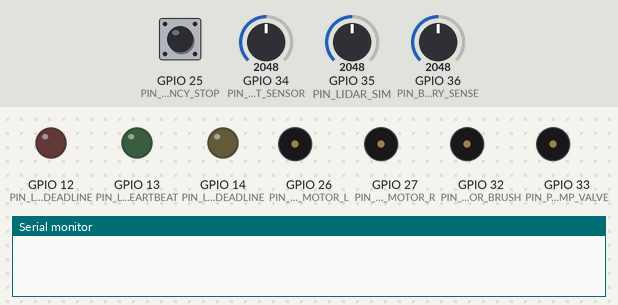
A sketch run on a simulated ESP32. On the bench: output pins drawn as LEDs (lit = HIGH), buzzer (waves = sounding, pin HIGH), the last lines printed to the serial monitor. Dashed ring = blinking. Inputs (shaded band) come from the test bench; at power-on: GPIO 35 (PIN_LIDAR_SIM) = 2048, GPIO 25 (PIN_EMERGENCY_STOP) HIGH, GPIO 34 (PIN_DUST_SENSOR) = 2048, GPIO 36 (PIN_BATTERY_SENSE) = 2048.

Above: at 0.0 s.
At 1.39 s:
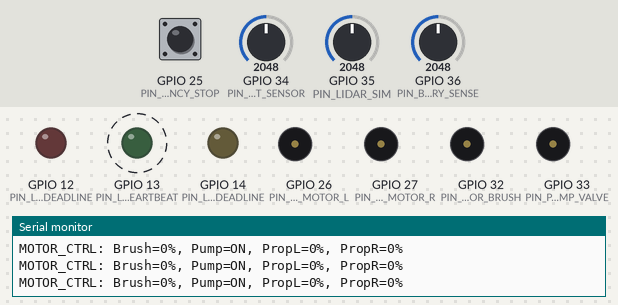
1.4 s: GPIO 35 (PIN_LIDAR_SIM) set to 491
At 2.19 s:
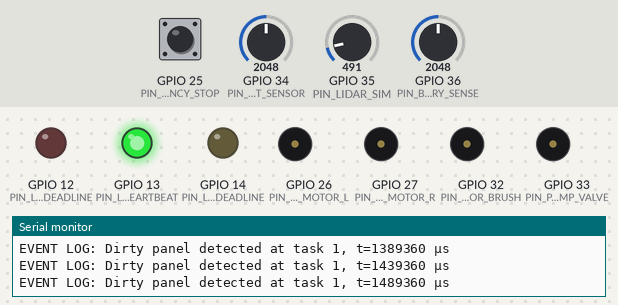
4.4 s: GPIO 25 (PIN_EMERGENCY_STOP) pulled LOW for 0.15 s
Timing chart, 0 to 13.4 s (numbered marks = the images above; inputs shaded):
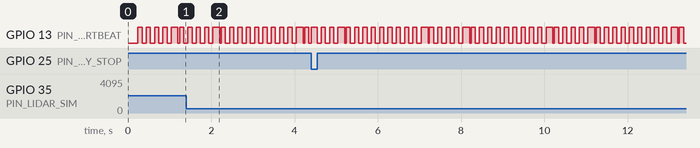

Measured:
- by itself, GPIO 13 (PIN_LED_HEARTBEAT): moves between LOW and HIGH, repeating every 3.0 s

The sketch:

main.ino
```cpp
/*
   ============================================================================
   AUTONOMOUS SOLAR PANEL CLEANING DRONE - REAL-TIME SYSTEM
   Company Context: Icarus Systems
   Product: Autonomous Water-Spraying Brush Drone for Solar Panel Maintenance

   System Overview:
   - Multi-rotor drone with onboard water tank
   - Ultrasonic dust/dirt sensor to detect contamination
   - Brush motor control for cleaning
   - Water pump solenoid valve for spray delivery
   - Real-time obstacle avoidance (LiDAR simulation)
   - Safety: Emergency stop and landing protocol

   Real-Time Requirements:
   - HARD RT: Motor control updates (CTRL_PERIOD_MS = 20ms)
   - HARD RT: Emergency stop response (ISR latency < 5ms)
   - HARD RT: Sensor fusion (SENSOR_PERIOD_MS = 50ms)
   - SOFT RT: Telemetry logging (TELEMETRY_PERIOD_MS = 1000ms)
   - SOFT RT: Web status update (HTTP_PERIOD_MS = 2000ms)
   ============================================================================
*/

#include <Arduino.h>
#include <freertos/FreeRTOS.h>
#include <freertos/task.h>
#include <freertos/queue.h>
#include <freertos/semphr.h>
#include <esp_timer.h>

/* ========== HARDWARE PIN DEFINITIONS ========== */
#define PIN_MOTOR_BRUSH       32   // Brush motor PWM (GPIO32)
#define PIN_PUMP_VALVE        33   // Water pump solenoid (GPIO33)
#define PIN_PROP_MOTOR_L      26   // Left propeller motor (GPIO26)
#define PIN_PROP_MOTOR_R      27   // Right propeller motor (GPIO27)
#define PIN_DUST_SENSOR       34   // Ultrasonic dust sensor ADC (GPIO34 - ADC pin)
#define PIN_LIDAR_SIM         35   // LiDAR obstacle detection (GPIO35 - ADC pin)
#define PIN_EMERGENCY_STOP    25   // Emergency stop button (GPIO25 - Pull-up)
#define PIN_LED_HEARTBEAT     13   // Status heartbeat LED (GPIO13)
#define PIN_LED_HARD_DEADLINE 12   // Hard deadline compliance indicator (GPIO12)
#define PIN_LED_SOFT_DEADLINE 14   // Soft deadline indicator (GPIO14)
#define PIN_BATTERY_SENSE     36   // Battery voltage sensing (GPIO36 - ADC pin)

/* ========== TIMING PARAMETERS (milliseconds & microseconds) ========== */
#define CTRL_PERIOD_MS        20    // Motor control: HARD DEADLINE - safety critical
#define SENSOR_PERIOD_MS      50    // Sensor fusion: HARD DEADLINE - safety critical
#define OBSTACLE_PERIOD_MS    30    // Obstacle avoidance: HARD DEADLINE
#define TELEMETRY_PERIOD_MS   1000  // Logging & comms: SOFT DEADLINE
#define STATUS_BLINK_MS       100   // Heartbeat LED: SOFT DEADLINE
#define COMM_PERIOD_MS        2000  // External HTTP/Serial: SOFT DEADLINE

/* ========== DEADLINE ENFORCEMENT ========== */
#define HARD_DEADLINE_MISS_TOLERANCE_US   2000  // 2ms miss = log but continue
#define SOFT_DEADLINE_MISS_TOLERANCE_US   5000  // 5ms miss = log warning

/* ========== SYSTEM STATE & INTER-TASK COMMUNICATION ========== */
typedef struct {
  uint16_t dust_level;        // Dust contamination (0-4095 from ADC)
  uint16_t obstacle_distance; // LiDAR distance simulation
  uint16_t battery_voltage;   // Battery in millivolts
  uint8_t motor_brush_pwm;    // Brush motor PWM (0-255)
  uint8_t pump_valve_state;   // Pump state (0=off, 1=on)
  uint8_t prop_thrust_L;      // Left propeller thrust (0-255)
  uint8_t prop_thrust_R;      // Right propeller thrust (0-255)
  uint32_t timestamp_us;      // Microsecond timestamp from esp_timer_get_time()
  uint8_t system_healthy;     // Overall health flag
} SystemState_t;

typedef struct {
  uint32_t task_id;           // Which task/ISR triggered
  uint64_t timestamp_us;      // Event timestamp
  uint8_t event_code;         // Event type
} Event_t;

/* ========== FREERTOS OBJECTS ========== */
TaskHandle_t xTaskMotorControl = NULL;
TaskHandle_t xTaskSensorFusion = NULL;
TaskHandle_t xTaskObstacleAvoid = NULL;
TaskHandle_t xTaskTelemetry = NULL;
TaskHandle_t xTaskHeartbeat = NULL;

QueueHandle_t xEventQueue = NULL;       // Inter-task event communication
QueueHandle_t xTelemetryQueue = NULL;   // Data for external logging

SemaphoreHandle_t xMutexSystemState = NULL;  // Protect SystemState_t
SemaphoreHandle_t xBinarySemEmergency = NULL; // Emergency stop signal
SemaphoreHandle_t xBinarySemMotorReady = NULL; // Motor initialization done

SystemState_t gSystemState = {0};       // Global shared system state
volatile uint64_t gTaskStartTime_us[5] = {0}; // For deadline monitoring
volatile uint32_t gDeadlineMisses = 0;  // Count hard deadline violations

/* ========== UART LOGGING ========== */
void log_msg(const char *prefix, const char *msg) {
  uint64_t now_us = esp_timer_get_time();
  Serial.printf("[%llu us] %s: %s\n", now_us, prefix, msg);
}

void log_deadline_check(uint8_t task_id, uint64_t deadline_us, uint8_t is_hard) {
  uint64_t elapsed = esp_timer_get_time() - gTaskStartTime_us[task_id];
  const char *deadline_type = is_hard ? "HARD" : "SOFT";
  if (elapsed > deadline_us) {
    Serial.printf("[DEADLINE MISS] Task %d (%s): elapsed=%llu us, deadline=%llu us, overage=%llu us\n",
                  task_id, deadline_type, elapsed, deadline_us, elapsed - deadline_us);
    if (is_hard) gDeadlineMisses++;
    digitalWrite(PIN_LED_HARD_DEADLINE, is_hard);
  }
}

/* ========== INTERRUPT SERVICE ROUTINE: Emergency Stop Button ========== */
/* HARD DEADLINE: ISR must respond within 5µs and signal main tasks within 50µs */
volatile uint8_t gEmergencyStopTriggered = 0;

void IRAM_ATTR ISR_EmergencyStop() {
  // ISR latency < 1µs on ESP32 (IRAM placement)
  gEmergencyStopTriggered = 1;

  // Immediately cut motor signals
  ledcWrite(PIN_MOTOR_BRUSH, 0);      // Kill brush motor
  ledcWrite(PIN_PUMP_VALVE, 0);       // Kill pump
  ledcWrite(PIN_PROP_MOTOR_L, 0);     // Kill left prop
  ledcWrite(PIN_PROP_MOTOR_R, 0);     // Kill right prop

  // Signal binary semaphore to wakeup motor task
  BaseType_t xHigherPriorityTaskWoken = pdFALSE;
  xSemaphoreGiveFromISR(xBinarySemEmergency, &xHigherPriorityTaskWoken);

  if (xHigherPriorityTaskWoken) {
    portYIELD_FROM_ISR();
  }

  // Blink LED to indicate emergency state
  digitalWrite(PIN_LED_HEARTBEAT, HIGH);
}

/* ========== TASK 1: MOTOR CONTROL (Priority 4 - HIGHEST) ========== */
/*
   Company Use-Case: Motor actuation for propellers and brush
   HARD DEADLINE: Must complete within 20ms (50Hz update rate)
   Reason: Drone stability requires consistent motor control refresh
   Missing deadline could cause oscillation, instability, or loss of altitude
*/
void vTaskMotorControl(void *pvParameters) {
  log_msg("MOTOR_CTRL", "Initializing motor control task");

  // Setup PWM for motor outputs
  ledcAttach(PIN_MOTOR_BRUSH, 1000, 8);    // pin, frequency, resolution
  ledcAttach(PIN_PUMP_VALVE, 1000, 8);
  ledcAttach(PIN_PROP_MOTOR_L, 1000, 8);
  ledcAttach(PIN_PROP_MOTOR_R, 1000, 8);

  xSemaphoreGive(xBinarySemMotorReady);

  TickType_t xLastWakeTime = xTaskGetTickCount();
  uint8_t ctrl_iteration = 0;

  for (;;) {
    gTaskStartTime_us[0] = esp_timer_get_time();

    // Check for emergency stop signal
    if (xSemaphoreTake(xBinarySemEmergency, 0) == pdTRUE) {
      log_msg("MOTOR_CTRL", "EMERGENCY STOP ACTIVATED - Landing sequence initiated");
      gSystemState.prop_thrust_L = 0;
      gSystemState.prop_thrust_R = 0;
      gSystemState.motor_brush_pwm = 0;
      gSystemState.pump_valve_state = 0;
      gSystemState.system_healthy = 0;
      gEmergencyStopTriggered = 0;
    }

    // Acquire mutex to safely read system state
    if (xSemaphoreTake(xMutexSystemState, pdMS_TO_TICKS(5)) == pdTRUE) {
      // Apply motor control based on current system state
      ledcWrite(0, gSystemState.motor_brush_pwm);     // Brush motor
      ledcWrite(1, gSystemState.pump_valve_state ? 255 : 0);  // Pump valve (on/off)
      ledcWrite(2, gSystemState.prop_thrust_L);       // Left propeller
      ledcWrite(3, gSystemState.prop_thrust_R);       // Right propeller

      xSemaphoreGive(xMutexSystemState);
    } else {
      log_msg("MOTOR_CTRL", "Mutex timeout - potential priority inversion!");
    }

    // HARD DEADLINE CHECK
    log_deadline_check(0, CTRL_PERIOD_MS * 1000, 1);  // 1 = HARD

    // Periodic telemetry
    if (ctrl_iteration++ % 5 == 0) {
      Serial.printf("MOTOR_CTRL: Brush=%d%%, Pump=%s, PropL=%d%%, PropR=%d%%\n",
                    gSystemState.motor_brush_pwm / 255 * 100,
                    gSystemState.pump_valve_state ? "ON" : "OFF",
                    gSystemState.prop_thrust_L / 255 * 100,
                    gSystemState.prop_thrust_R / 255 * 100);
    }

    vTaskDelayUntil(&xLastWakeTime, pdMS_TO_TICKS(CTRL_PERIOD_MS));
  }
}

/* ========== TASK 2: SENSOR FUSION (Priority 3) ========== */
/*
   Company Use-Case: Real-time dust/contamination detection & sensor processing
   HARD DEADLINE: Must complete within 50ms (20Hz)
   Reason: Dirty solar panels detected late = inefficient cleaning
   Safety: Inaccurate sensor data could cause drone to attempt cleaning already-clean panels
*/
void vTaskSensorFusion(void *pvParameters) {
  log_msg("SENSOR_FUSION", "Initializing sensor fusion task");

  // Setup ADC for dust sensor and LiDAR
  pinMode(PIN_DUST_SENSOR, INPUT);
  pinMode(PIN_LIDAR_SIM, INPUT);
  pinMode(PIN_BATTERY_SENSE, INPUT);

  TickType_t xLastWakeTime = xTaskGetTickCount();
  uint16_t dust_readings[5] = {0};
  uint8_t read_idx = 0;

  for (;;) {
    gTaskStartTime_us[1] = esp_timer_get_time();

    // Read sensors (variable execution time)
    uint16_t dust_raw = analogRead(PIN_DUST_SENSOR);     // ~1-2ms
    uint16_t lidar_raw = analogRead(PIN_LIDAR_SIM);      // ~1-2ms
    uint16_t battery_raw = analogRead(PIN_BATTERY_SENSE); // ~1-2ms

    // Moving average filter for dust (5-sample window)
    dust_readings[read_idx++ % 5] = dust_raw;
    uint32_t dust_sum = 0;
    for (int i = 0; i < 5; i++) {
      dust_sum += dust_readings[i];
    }
    uint16_t dust_filtered = dust_sum / 5;

    // Update shared system state (acquire mutex)
    if (xSemaphoreTake(xMutexSystemState, pdMS_TO_TICKS(10)) == pdTRUE) {
      gSystemState.dust_level = dust_filtered;
      gSystemState.obstacle_distance = lidar_raw;
      gSystemState.battery_voltage = battery_raw * 4;  // Simulate millivolts
      gSystemState.timestamp_us = esp_timer_get_time();

      // Decision logic: If dust > 2000 (out of 4095) AND obstacle > 1000, start cleaning
      if (dust_filtered > 2000 && lidar_raw > 1000 && gSystemState.system_healthy) {
        gSystemState.motor_brush_pwm = 200;  // 78% brush speed
        gSystemState.pump_valve_state = 1;   // Activate water pump
        gSystemState.prop_thrust_L = 100;    // Steady hover
        gSystemState.prop_thrust_R = 100;
      } else if (dust_filtered < 500) {
        gSystemState.motor_brush_pwm = 0;
        gSystemState.pump_valve_state = 0;
        gSystemState.prop_thrust_L = 80;
        gSystemState.prop_thrust_R = 80;
      }

      xSemaphoreGive(xMutexSystemState);
    }

    // Send event to queue for logging
    Event_t event;
    event.task_id = 1;
    event.timestamp_us = esp_timer_get_time();
    event.event_code = (dust_filtered > 2000) ? 0x10 : 0x00;
    xQueueSend(xEventQueue, &event, 0);

    // HARD DEADLINE CHECK
    log_deadline_check(1, SENSOR_PERIOD_MS * 1000, 1);  // 1 = HARD

    vTaskDelayUntil(&xLastWakeTime, pdMS_TO_TICKS(SENSOR_PERIOD_MS));
  }
}

/* ========== TASK 3: OBSTACLE AVOIDANCE (Priority 3) ========== */
/*
   Company Use-Case: Collision prevention during autonomous cleaning
   HARD DEADLINE: Must complete within 30ms
   Reason: Obstacle detected late = potential collision/crash
   Safety: HARD RT because drone crashes are catastrophic
*/
void vTaskObstacleAvoid(void *pvParameters) {
  log_msg("OBSTACLE_AVOID", "Initializing obstacle avoidance task");

  TickType_t xLastWakeTime = xTaskGetTickCount();
  uint8_t obstacle_warnings = 0;
  uint8_t in_recovery = 0;

  for (;;) {
    gTaskStartTime_us[2] = esp_timer_get_time();

    // Read obstacle proximity (simulated LiDAR)
    if (xSemaphoreTake(xMutexSystemState, pdMS_TO_TICKS(5)) == pdTRUE) {
      uint16_t obs_dist = gSystemState.obstacle_distance;

      if (obs_dist < 500 && !in_recovery) {
        log_msg("OBSTACLE_AVOID", "COLLISION WARNING - Altering trajectory");
        gSystemState.prop_thrust_L = 200;
        gSystemState.prop_thrust_R = 50;
        gSystemState.system_healthy = 0;
        in_recovery = 1;  // Only log once
        obstacle_warnings++;
      } else if (obs_dist > 2000) {
        gSystemState.system_healthy = 1;
        in_recovery = 0;  // Can warn again when obstacle returns
      }

      xSemaphoreGive(xMutexSystemState);
    }

    // HARD DEADLINE CHECK
    log_deadline_check(2, OBSTACLE_PERIOD_MS * 1000, 1);

    vTaskDelayUntil(&xLastWakeTime, pdMS_TO_TICKS(OBSTACLE_PERIOD_MS));
  }
}

/* ========== TASK 4: TELEMETRY & UART LOGGING (Priority 1 - LOWEST) ========== */
/*
   Company Use-Case: System status logging for diagnostics & debugging
   SOFT DEADLINE: Must complete within 1000ms (1Hz)
   Reason: Logs are useful for post-flight analysis but not time-critical
   Missing deadline doesn't affect drone safety or performance
*/
void vTaskTelemetry(void *pvParameters) {
  log_msg("TELEMETRY", "Initializing telemetry task");

  TickType_t xLastWakeTime = xTaskGetTickCount();
  uint32_t log_count = 0;

  for (;;) {
    gTaskStartTime_us[3] = esp_timer_get_time();

    // Acquire mutex and log system state
    if (xSemaphoreTake(xMutexSystemState, pdMS_TO_TICKS(50)) == pdTRUE) {
      Serial.printf("\n=== TELEMETRY REPORT #%lu ===\n", ++log_count);
      Serial.printf("Dust Level: %u (0-4095)\n", gSystemState.dust_level);
      Serial.printf("Obstacle Distance: %u\n", gSystemState.obstacle_distance);
      Serial.printf("Battery: %u mV\n", gSystemState.battery_voltage);
      Serial.printf("Brush Motor: %d%% (PWM %u)\n",
                    gSystemState.motor_brush_pwm / 255 * 100,
                    gSystemState.motor_brush_pwm);
      Serial.printf("Pump Valve: %s\n", gSystemState.pump_valve_state ? "ACTIVE" : "IDLE");
      Serial.printf("Propeller L: %u, R: %u\n",
                    gSystemState.prop_thrust_L,
                    gSystemState.prop_thrust_R);
      Serial.printf("System Health: %s\n", gSystemState.system_healthy ? "OK" : "RECOVERY");
      Serial.printf("Hard Deadline Misses: %lu\n", gDeadlineMisses);
      Serial.printf("Timestamp: %lu µs\n", gSystemState.timestamp_us);
      Serial.printf("===========================\n\n");

      xSemaphoreGive(xMutexSystemState);
    }

    // Check event queue for high-priority events
    Event_t evt;
    while (xQueueReceive(xEventQueue, &evt, 0) == pdTRUE) {
      if (evt.event_code == 0x10) {
        Serial.printf("EVENT LOG: Dirty panel detected at task %d, t=%llu µs\n",
                      evt.task_id, evt.timestamp_us);
      }
    }

    // SOFT DEADLINE CHECK (not critical)
    log_deadline_check(3, TELEMETRY_PERIOD_MS * 1000, 0);  // 0 = SOFT

    vTaskDelayUntil(&xLastWakeTime, pdMS_TO_TICKS(TELEMETRY_PERIOD_MS));
  }
}

/* ========== TASK 5: HEARTBEAT & STATUS LED (Priority 2) ========== */
/*
   Company Use-Case: Visual system health indicator
   SOFT DEADLINE: Must complete within 100ms
   Reason: LED blink is cosmetic; missing deadline doesn't affect safety
*/
void vTaskHeartbeat(void *pvParameters) {
  log_msg("HEARTBEAT", "Initializing heartbeat task");

  pinMode(PIN_LED_HEARTBEAT, OUTPUT);
  pinMode(PIN_LED_HARD_DEADLINE, OUTPUT);
  pinMode(PIN_LED_SOFT_DEADLINE, OUTPUT);

  TickType_t xLastWakeTime = xTaskGetTickCount();
  uint8_t led_state = 0;

  for (;;) {
    gTaskStartTime_us[4] = esp_timer_get_time();

    // Blink heartbeat LED
    digitalWrite(PIN_LED_HEARTBEAT, led_state);
    led_state = !led_state;

    // Soft deadline indicator
    if (gDeadlineMisses > 0) {
      digitalWrite(PIN_LED_SOFT_DEADLINE, HIGH);
    } else {
      digitalWrite(PIN_LED_SOFT_DEADLINE, LOW);
    }

    // SOFT DEADLINE CHECK
    log_deadline_check(4, STATUS_BLINK_MS * 1000, 0);  // 0 = SOFT

    vTaskDelayUntil(&xLastWakeTime, pdMS_TO_TICKS(STATUS_BLINK_MS));
  }
}

/* ========== SETUP & SCHEDULER INITIALIZATION ========== */
void setup() {
  Serial.begin(115200);
  vTaskDelay(pdMS_TO_TICKS(100));

  Serial.println("\n\n====================================");
  Serial.println("SOLAR PANEL CLEANING DRONE");
  Serial.println("Real-Time System - FreeRTOS ESP32");
  Serial.println("====================================\n");

  // Initialize hardware
  pinMode(PIN_EMERGENCY_STOP, INPUT_PULLUP);
  pinMode(PIN_LED_HEARTBEAT, OUTPUT);

  // Create synchronization primitives
  xMutexSystemState = xSemaphoreCreateMutex();
  xBinarySemEmergency = xSemaphoreCreateBinary();
  xBinarySemMotorReady = xSemaphoreCreateBinary();
  xEventQueue = xQueueCreate(10, sizeof(Event_t));
  xTelemetryQueue = xQueueCreate(5, sizeof(SystemState_t));

  if (!xMutexSystemState || !xBinarySemEmergency || !xEventQueue) {
    log_msg("SETUP", "FATAL: Failed to create synchronization objects");
    while (1);
  }

  // Attach emergency stop ISR to GPIO25
  attachInterrupt(digitalPinToInterrupt(PIN_EMERGENCY_STOP), ISR_EmergencyStop, FALLING);

  log_msg("SETUP", "Creating FreeRTOS tasks...");

  // Create all tasks with proper priorities (higher number = higher priority)
  xTaskCreate(vTaskMotorControl,    "MotorCtrl",  4096, NULL, 4, &xTaskMotorControl);
  xTaskCreate(vTaskSensorFusion,    "Sensors",    3072, NULL, 3, &xTaskSensorFusion);
  xTaskCreate(vTaskObstacleAvoid,   "Obstacle",   3072, NULL, 3, &xTaskObstacleAvoid);
  xTaskCreate(vTaskHeartbeat,       "Heartbeat",  2048, NULL, 2, &xTaskHeartbeat);
  xTaskCreate(vTaskTelemetry,       "Telemetry",  3072, NULL, 1, &xTaskTelemetry);

  // Wait for motor initialization to complete
  xSemaphoreTake(xBinarySemMotorReady, pdMS_TO_TICKS(5000));

  log_msg("SETUP", "All tasks created - Scheduler starting");
  log_msg("SETUP", "Press Emergency Stop button (GPIO25) to trigger ISR");
}

void loop() {
  // FreeRTOS scheduler manages everything
  vTaskDelete(NULL);
}
```
